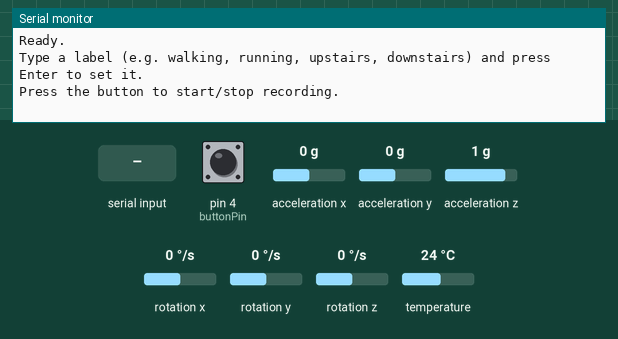
Simulated run of this sketch. Board: Arduino Uno, built with avr-gcc and run on an emulated ATmega328P. On the bench: the last lines printed to the serial monitor. The test bench sets the inputs (shaded band); at power-on: pin 4 (buttonPin) HIGH, acceleration x 0 g, acceleration y 0 g, acceleration z 1 g, rotation x 0 °/s, rotation y 0 °/s, rotation z 0 °/s, temperature 24 °C.

Above: at 1.3 s.
1.4 s: pin 4 (buttonPin) pulled LOW for 0.15 s
At 1.52 s:
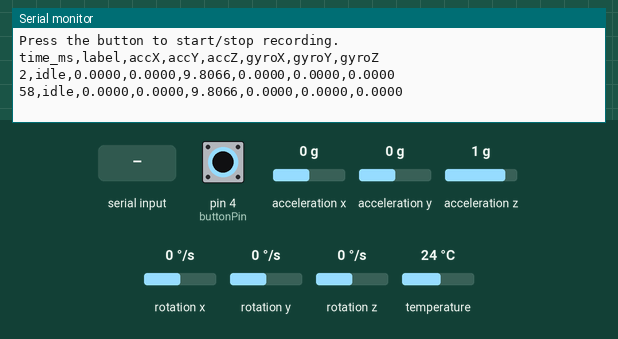
3.0 s: "1\n" received over Serial
At 3.1 s:
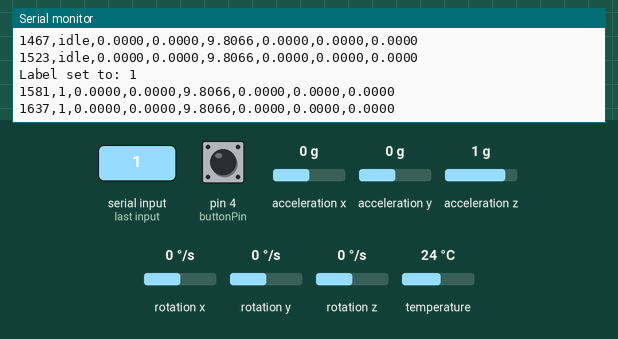
4.5 s: pin 4 (buttonPin) pulled LOW for 1 s
At 5.6 s:
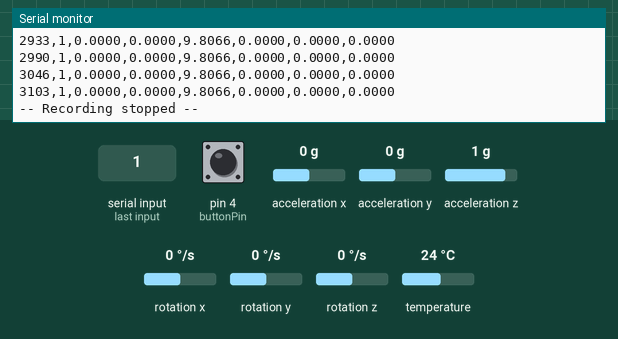
7.0 s: pin 4 (buttonPin) pulled LOW for 0.15 s
At 7.17 s:
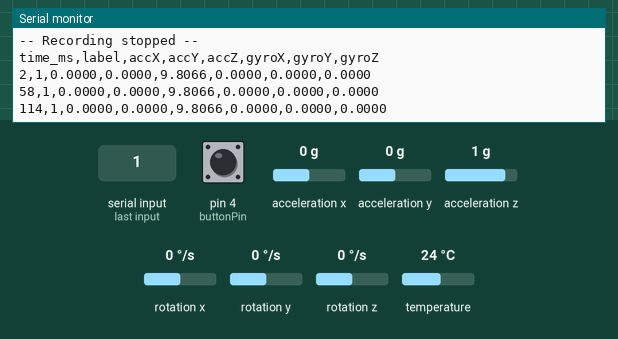
10.1 s: acceleration x set to -0.8 g
At 10.11 s:
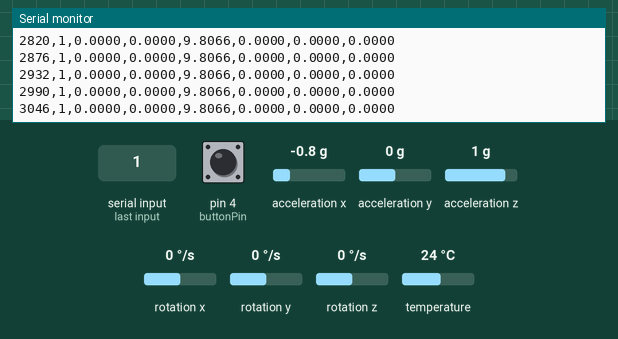
13.1 s: acceleration y set to -1.4 g
At 13.15 s:
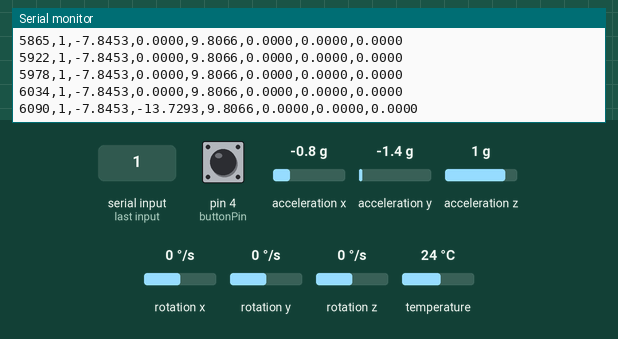
Timing chart, 0 to 16.1 s (numbered marks = the images above; inputs shaded):
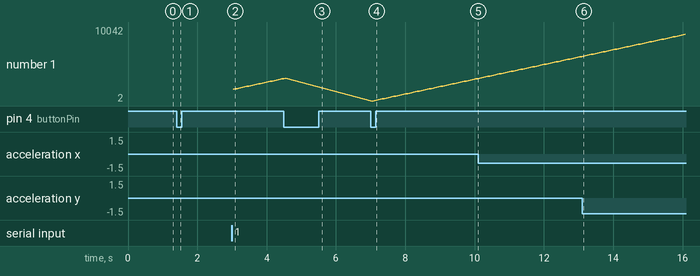

The sketch:

data_logger.ino
```cpp
/*
 * STAGE 2: labeled data logger (no on-board classification).
 * Streams: time_ms,label,accX,accY,accZ,gyroX,gyroY,gyroZ
 * Type a label over serial, touch the D4 wire to start/stop recording.
 * Used with scripts/serial_logger.py to record the training trials.
 */
#include <Adafruit_MPU6050.h>
#include <Adafruit_Sensor.h>
#include <Wire.h>

Adafruit_MPU6050 mpu;

const int buttonPin = 4; // D4 connected to button, other side to GND (using internal pull-up)

String activityLabel = "idle"; // default label before you set one
bool recording = false;
unsigned long startTime;

// Debounce for button
bool lastButtonState = HIGH;
unsigned long lastDebounceTime = 0;
const unsigned long debounceDelay = 50;

void setup() {
  Serial.begin(115200);
  while (!Serial) delay(10);

  pinMode(buttonPin, INPUT_PULLUP);

  if (!mpu.begin()) {
    Serial.println("Failed to find MPU6050 chip");
    while (1) {
      delay(10);
    }
  }

  mpu.setAccelerometerRange(MPU6050_RANGE_8_G);
  mpu.setGyroRange(MPU6050_RANGE_500_DEG);
  mpu.setFilterBandwidth(MPU6050_BAND_21_HZ);

  delay(100);

  Serial.println("Ready.");
  Serial.println("Type a label (e.g. walking, running, upstairs, downstairs) and press Enter to set it.");
  Serial.println("Press the button to start/stop recording.");
}

void loop() {
  // --- Handle label input from Serial Monitor ---
  if (Serial.available() > 0) {
    String input = Serial.readStringUntil('\n');
    input.trim();
    if (input.length() > 0) {
      activityLabel = input;
      Serial.print("Label set to: ");
      Serial.println(activityLabel);
    }
  }

  // --- Handle button press (toggle recording) with debounce ---
  bool reading = digitalRead(buttonPin);
  if (reading != lastButtonState) {
    lastDebounceTime = millis();
  }
  if ((millis() - lastDebounceTime) > debounceDelay) {
    static bool buttonHandled = false;
    if (reading == LOW && !buttonHandled) {
      recording = !recording;
      buttonHandled = true;
      if (recording) {
        startTime = millis();
        Serial.println("time_ms,label,accX,accY,accZ,gyroX,gyroY,gyroZ");
      } else {
        Serial.println("-- Recording stopped --");
      }
    } else if (reading == HIGH) {
      buttonHandled = false;
    }
  }
  lastButtonState = reading;

  // --- Record data if active ---
  if (recording) {
    sensors_event_t a, g, temp;
    mpu.getEvent(&a, &g, &temp);

    unsigned long t = millis() - startTime;

    Serial.print(t);
    Serial.print(",");
    Serial.print(activityLabel);
    Serial.print(",");
    Serial.print(a.acceleration.x, 4);
    Serial.print(",");
    Serial.print(a.acceleration.y, 4);
    Serial.print(",");
    Serial.print(a.acceleration.z, 4);
    Serial.print(",");
    Serial.print(g.gyro.x, 4);
    Serial.print(",");
    Serial.print(g.gyro.y, 4);
    Serial.print(",");
    Serial.println(g.gyro.z, 4);

    delay(50); // ~20 Hz sampling rate
  }
}
```

Measured:
- after the input at 1.4 s, the serial monitor: prints a new line after 0.05 s (image 1)
- after the input at 3.0 s, the serial monitor: prints a new line at once (image 2)
- after the input at 7.0 s, the serial monitor: prints a new line after 0.05 s (image 4)
